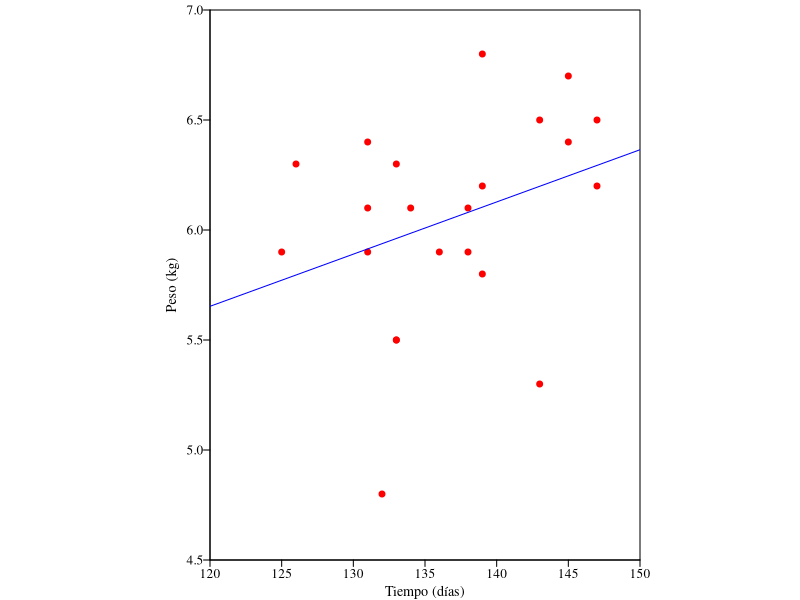

This figure's R source:
tiempoPeso = read.csv2("tiempoPeso.csv")

ytiempoPeso = as.numeric(tiempoPeso$Peso)
xtiempoPeso = as.numeric(tiempoPeso$Tiempo)

png(file="050_tiempoPeso.png",width=1900, height=950, res = 300)

t= 0.8
par(mar = c(2, 10.5, 0.5, 8), family = "serif") # sumo 7.5
plot(xtiempoPeso, ytiempoPeso, xlim = c(120, 150), ylim = c(4.5, 7), xlab="", ylab="", pch = 19, col = "red", 
     cex = t, xaxt = "n", yaxt = "n", xaxs="i", yaxs="i")

axis(side=1, padj=-2, tck=-0.015, at=seq(120, 150, 5), cex.axis = t)
axis(side=2, hadj=0.2, tck=-0.015, at=seq(4.5, 7, 0.5), cex.axis = t, las = 1)

mtext('Tiempo (días)', side=1, line=1, cex=t+0.05, las=1, family = "serif")
mtext('Peso (kg)', side=2, line=1.5, cex=t+0.05, las=0, family = "serif")

abline(lm(ytiempoPeso ~ xtiempoPeso), col = "blue")

dev.off()

